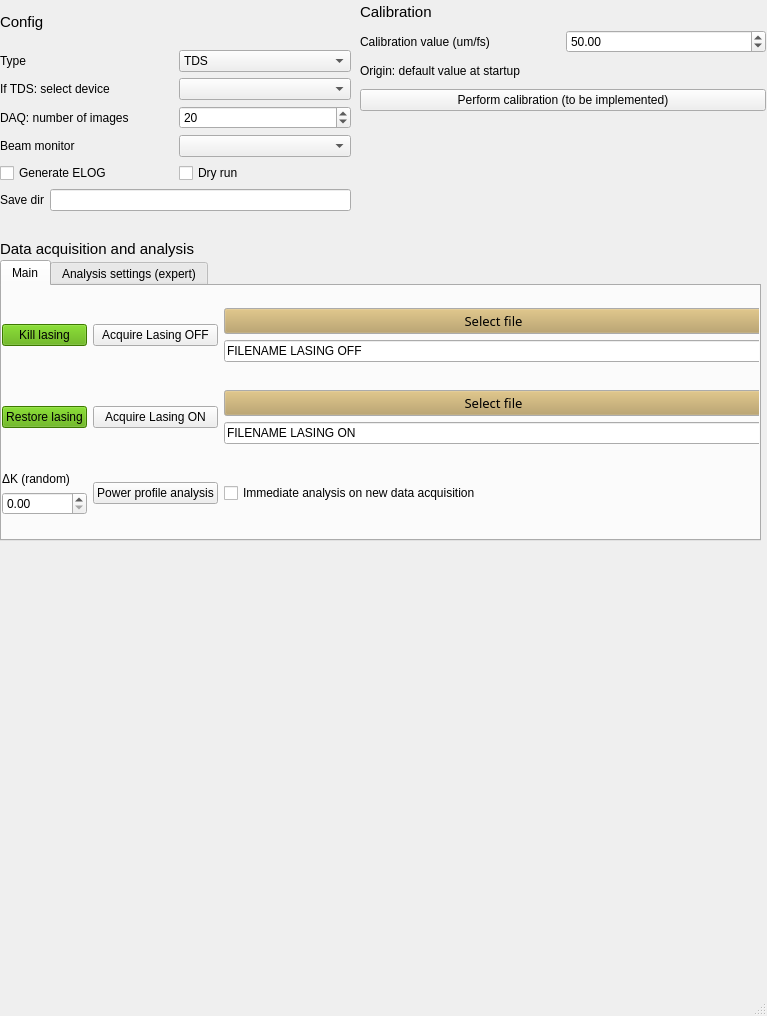
<?xml version="1.0" encoding="UTF-8"?>
<ui version="4.0">
 <class>MainWindow</class>
 <widget class="QMainWindow" name="MainWindow">
  <property name="geometry">
   <rect>
    <x>0</x>
    <y>0</y>
    <width>767</width>
    <height>1016</height>
   </rect>
  </property>
  <property name="windowTitle">
   <string>MainWindow</string>
  </property>
  <widget class="QWidget" name="centralwidget">
   <widget class="QWidget" name="verticalLayoutWidget">
    <property name="geometry">
     <rect>
      <x>0</x>
      <y>0</y>
      <width>351</width>
      <height>211</height>
     </rect>
    </property>
    <layout class="QVBoxLayout" name="verticalLayout">
     <property name="sizeConstraint">
      <enum>QLayout::SetDefaultConstraint</enum>
     </property>
     <item>
      <widget class="QLabel" name="label">
       <property name="font">
        <font>
         <pointsize>11</pointsize>
        </font>
       </property>
       <property name="text">
        <string>Config</string>
       </property>
      </widget>
     </item>
     <item>
      <layout class="QHBoxLayout" name="horizontalLayout">
       <item>
        <widget class="QLabel" name="label_2">
         <property name="text">
          <string>Type</string>
         </property>
        </widget>
       </item>
       <item>
        <widget class="QComboBox" name="config_type">
         <item>
          <property name="text">
           <string>TDS</string>
          </property>
         </item>
         <item>
          <property name="text">
           <string>Dispersion</string>
          </property>
         </item>
        </widget>
       </item>
      </layout>
     </item>
     <item>
      <layout class="QHBoxLayout" name="horizontalLayout_9">
       <item>
        <widget class="QLabel" name="label_9">
         <property name="text">
          <string>If TDS: select device</string>
         </property>
        </widget>
       </item>
       <item>
        <widget class="QComboBox" name="config_tds_device"/>
       </item>
      </layout>
     </item>
     <item>
      <layout class="QHBoxLayout" name="horizontalLayout_2">
       <item>
        <widget class="QLabel" name="label_3">
         <property name="text">
          <string>DAQ: number of images</string>
         </property>
        </widget>
       </item>
       <item>
        <widget class="QSpinBox" name="config_number_images">
         <property name="minimum">
          <number>1</number>
         </property>
         <property name="maximum">
          <number>100</number>
         </property>
         <property name="value">
          <number>20</number>
         </property>
        </widget>
       </item>
      </layout>
     </item>
     <item>
      <layout class="QHBoxLayout" name="horizontalLayout_3">
       <item>
        <widget class="QLabel" name="label_4">
         <property name="text">
          <string>Beam monitor</string>
         </property>
        </widget>
       </item>
       <item>
        <widget class="QComboBox" name="config_beam_monitor"/>
       </item>
      </layout>
     </item>
     <item>
      <layout class="QHBoxLayout" name="horizontalLayout_8">
       <item>
        <widget class="QCheckBox" name="config_elog">
         <property name="text">
          <string>Generate ELOG</string>
         </property>
        </widget>
       </item>
       <item>
        <widget class="QCheckBox" name="config_dry_run">
         <property name="text">
          <string>Dry run</string>
         </property>
        </widget>
       </item>
      </layout>
     </item>
     <item>
      <layout class="QHBoxLayout" name="horizontalLayout_7">
       <item>
        <widget class="QLabel" name="label_11">
         <property name="text">
          <string>Save dir</string>
         </property>
        </widget>
       </item>
       <item>
        <widget class="QLineEdit" name="config_savedir"/>
       </item>
      </layout>
     </item>
    </layout>
   </widget>
   <widget class="QWidget" name="verticalLayoutWidget_2">
    <property name="geometry">
     <rect>
      <x>360</x>
      <y>0</y>
      <width>406</width>
      <height>111</height>
     </rect>
    </property>
    <layout class="QVBoxLayout" name="verticalLayout_2">
     <item>
      <widget class="QLabel" name="label_5">
       <property name="font">
        <font>
         <pointsize>11</pointsize>
        </font>
       </property>
       <property name="text">
        <string>Calibration</string>
       </property>
      </widget>
     </item>
     <item>
      <layout class="QHBoxLayout" name="horizontalLayout_4">
       <item>
        <widget class="QLabel" name="label_6">
         <property name="text">
          <string>Calibration value (um/fs)</string>
         </property>
        </widget>
       </item>
       <item>
        <widget class="QDoubleSpinBox" name="calibration_value">
         <property name="minimum">
          <double>-1000.000000000000000</double>
         </property>
         <property name="maximum">
          <double>1000.000000000000000</double>
         </property>
         <property name="singleStep">
          <double>0.010000000000000</double>
         </property>
         <property name="value">
          <double>50.000000000000000</double>
         </property>
        </widget>
       </item>
      </layout>
     </item>
     <item>
      <widget class="QLabel" name="calibration_info">
       <property name="text">
        <string>Origin: default value at startup</string>
       </property>
      </widget>
     </item>
     <item>
      <widget class="QPushButton" name="perform_calibration">
       <property name="text">
        <string>Perform calibration (to be implemented)</string>
       </property>
      </widget>
     </item>
    </layout>
   </widget>
   <widget class="QTabWidget" name="tabWidget">
    <property name="geometry">
     <rect>
      <x>0</x>
      <y>260</y>
      <width>761</width>
      <height>281</height>
     </rect>
    </property>
    <property name="currentIndex">
     <number>0</number>
    </property>
    <widget class="QWidget" name="tab">
     <attribute name="title">
      <string>Main</string>
     </attribute>
     <widget class="QWidget" name="gridLayoutWidget_2">
      <property name="geometry">
       <rect>
        <x>0</x>
        <y>0</y>
        <width>761</width>
        <height>251</height>
       </rect>
      </property>
      <layout class="QGridLayout" name="gridLayout_2">
       <item row="1" column="0">
        <widget class="QPushButton" name="pushButton_8">
         <property name="styleSheet">
          <string notr="true">background-color: rgb(85, 170, 0);</string>
         </property>
         <property name="text">
          <string>Restore lasing</string>
         </property>
        </widget>
       </item>
       <item row="2" column="0">
        <layout class="QVBoxLayout" name="verticalLayout_3">
         <item>
          <widget class="QLabel" name="label_10">
           <property name="text">
            <string>ΔK (random)</string>
           </property>
          </widget>
         </item>
         <item>
          <widget class="QDoubleSpinBox" name="main_deltaK"/>
         </item>
        </layout>
       </item>
       <item row="2" column="2">
        <widget class="QPushButton" name="pushButton_4">
         <property name="styleSheet">
          <string notr="true"/>
         </property>
         <property name="text">
          <string>Power profile analysis</string>
         </property>
        </widget>
       </item>
       <item row="0" column="2">
        <widget class="QPushButton" name="ObtainLasingOffData">
         <property name="text">
          <string>Acquire Lasing OFF</string>
         </property>
        </widget>
       </item>
       <item row="2" column="4">
        <widget class="QCheckBox" name="main_immediate_analysis">
         <property name="text">
          <string>Immediate analysis on new data acquisition</string>
         </property>
        </widget>
       </item>
       <item row="1" column="2">
        <widget class="QPushButton" name="ObtainLasingOnData">
         <property name="text">
          <string>Acquire Lasing ON</string>
         </property>
        </widget>
       </item>
       <item row="0" column="0">
        <widget class="QPushButton" name="pushButton_7">
         <property name="styleSheet">
          <string notr="true">background-color: rgb(85, 170, 0);</string>
         </property>
         <property name="text">
          <string>Kill lasing</string>
         </property>
        </widget>
       </item>
       <item row="0" column="4">
        <layout class="QVBoxLayout" name="verticalLayout_6">
         <item>
          <widget class="QPushButton" name="SelectLasingOff">
           <property name="palette">
            <palette>
             <active>
              <colorrole role="Button">
               <brush brushstyle="SolidPattern">
                <color alpha="255">
                 <red>183</red>
                 <green>157</green>
                 <blue>92</blue>
                </color>
               </brush>
              </colorrole>
             </active>
             <inactive>
              <colorrole role="Button">
               <brush brushstyle="SolidPattern">
                <color alpha="255">
                 <red>183</red>
                 <green>157</green>
                 <blue>92</blue>
                </color>
               </brush>
              </colorrole>
             </inactive>
             <disabled>
              <colorrole role="Button">
               <brush brushstyle="SolidPattern">
                <color alpha="255">
                 <red>183</red>
                 <green>157</green>
                 <blue>92</blue>
                </color>
               </brush>
              </colorrole>
             </disabled>
            </palette>
           </property>
           <property name="font">
            <font>
             <family>Sans Serif</family>
             <pointsize>10</pointsize>
            </font>
           </property>
           <property name="text">
            <string>Select file</string>
           </property>
          </widget>
         </item>
         <item>
          <widget class="QLineEdit" name="main_filename_off">
           <property name="text">
            <string>FILENAME LASING OFF</string>
           </property>
          </widget>
         </item>
        </layout>
       </item>
       <item row="1" column="4">
        <layout class="QVBoxLayout" name="verticalLayout_7">
         <item>
          <widget class="QPushButton" name="SelectLasingOn">
           <property name="palette">
            <palette>
             <active>
              <colorrole role="Button">
               <brush brushstyle="SolidPattern">
                <color alpha="255">
                 <red>183</red>
                 <green>157</green>
                 <blue>92</blue>
                </color>
               </brush>
              </colorrole>
             </active>
             <inactive>
              <colorrole role="Button">
               <brush brushstyle="SolidPattern">
                <color alpha="255">
                 <red>183</red>
                 <green>157</green>
                 <blue>92</blue>
                </color>
               </brush>
              </colorrole>
             </inactive>
             <disabled>
              <colorrole role="Button">
               <brush brushstyle="SolidPattern">
                <color alpha="255">
                 <red>183</red>
                 <green>157</green>
                 <blue>92</blue>
                </color>
               </brush>
              </colorrole>
             </disabled>
            </palette>
           </property>
           <property name="font">
            <font>
             <family>Sans Serif</family>
             <pointsize>10</pointsize>
            </font>
           </property>
           <property name="text">
            <string>Select file</string>
           </property>
          </widget>
         </item>
         <item>
          <widget class="QLineEdit" name="main_filename_on">
           <property name="text">
            <string>FILENAME LASING ON</string>
           </property>
          </widget>
         </item>
        </layout>
       </item>
      </layout>
     </widget>
    </widget>
    <widget class="QWidget" name="tab_2">
     <attribute name="title">
      <string>Analysis settings (expert)</string>
     </attribute>
     <widget class="QWidget" name="gridLayoutWidget_3">
      <property name="geometry">
       <rect>
        <x>-1</x>
        <y>-1</y>
        <width>761</width>
        <height>251</height>
       </rect>
      </property>
      <layout class="QGridLayout" name="gridLayout_3">
       <item row="1" column="0">
        <widget class="QCheckBox" name="TimeLimitCheck">
         <property name="text">
          <string>Time limits (fs)</string>
         </property>
         <property name="checked">
          <bool>false</bool>
         </property>
        </widget>
       </item>
       <item row="2" column="0">
        <widget class="QCheckBox" name="EnergyLimitCheck">
         <property name="text">
          <string>Energy limits (MeV)</string>
         </property>
         <property name="checked">
          <bool>false</bool>
         </property>
        </widget>
       </item>
       <item row="2" column="2">
        <layout class="QHBoxLayout" name="horizontalLayout_6">
         <item>
          <widget class="QDoubleSpinBox" name="EnergyLimit1">
           <property name="minimum">
            <double>-200.000000000000000</double>
           </property>
           <property name="maximum">
            <double>200.000000000000000</double>
           </property>
          </widget>
         </item>
         <item>
          <widget class="QDoubleSpinBox" name="EnergyLimit2">
           <property name="minimum">
            <double>-200.000000000000000</double>
           </property>
           <property name="maximum">
            <double>200.000000000000000</double>
           </property>
          </widget>
         </item>
        </layout>
       </item>
       <item row="4" column="0">
        <widget class="QLabel" name="label_70">
         <property name="text">
          <string>Pixel per slice</string>
         </property>
         <property name="alignment">
          <set>Qt::AlignLeading|Qt::AlignLeft|Qt::AlignVCenter</set>
         </property>
        </widget>
       </item>
       <item row="1" column="2">
        <layout class="QHBoxLayout" name="horizontalLayout_5">
         <item>
          <widget class="QDoubleSpinBox" name="TimeLimit1">
           <property name="minimum">
            <double>-200.000000000000000</double>
           </property>
           <property name="maximum">
            <double>200.000000000000000</double>
           </property>
          </widget>
         </item>
         <item>
          <widget class="QDoubleSpinBox" name="TimeLimit2">
           <property name="minimum">
            <double>-200.000000000000000</double>
           </property>
           <property name="maximum">
            <double>200.000000000000000</double>
           </property>
           <property name="singleStep">
            <double>0.100000000000000</double>
           </property>
          </widget>
         </item>
        </layout>
       </item>
       <item row="0" column="2">
        <layout class="QVBoxLayout" name="verticalLayout_4">
         <item>
          <widget class="QComboBox" name="settings_pulse_energy_input">
           <item>
            <property name="text">
             <string>From Gas detector</string>
            </property>
           </item>
           <item>
            <property name="text">
             <string>Manual input</string>
            </property>
           </item>
          </widget>
         </item>
         <item>
          <widget class="QDoubleSpinBox" name="pulse_energy">
           <property name="maximum">
            <double>10000.000000000000000</double>
           </property>
           <property name="value">
            <double>100.000000000000000</double>
           </property>
          </widget>
         </item>
        </layout>
       </item>
       <item row="0" column="0">
        <widget class="QLabel" name="label_72">
         <property name="text">
          <string>Pulse energy (uJ)</string>
         </property>
        </widget>
       </item>
       <item row="3" column="0">
        <widget class="QLabel" name="label_87">
         <property name="text">
          <string>Current cutoff (kA)</string>
         </property>
         <property name="alignment">
          <set>Qt::AlignLeading|Qt::AlignLeft|Qt::AlignVCenter</set>
         </property>
        </widget>
       </item>
       <item row="3" column="2">
        <widget class="QDoubleSpinBox" name="CurrentCutoff">
         <property name="minimum">
          <double>0.000000000000000</double>
         </property>
         <property name="value">
          <double>1.000000000000000</double>
         </property>
        </widget>
       </item>
       <item row="4" column="2">
        <widget class="QSpinBox" name="pixel_per_slice">
         <property name="value">
          <number>2</number>
         </property>
        </widget>
       </item>
      </layout>
     </widget>
    </widget>
   </widget>
   <widget class="QLabel" name="label_8">
    <property name="geometry">
     <rect>
      <x>0</x>
      <y>240</y>
      <width>221</width>
      <height>18</height>
     </rect>
    </property>
    <property name="font">
     <font>
      <pointsize>11</pointsize>
     </font>
    </property>
    <property name="text">
     <string>Data acquisition and analysis</string>
    </property>
   </widget>
   <widget class="QWidget" name="gridLayoutWidget">
    <property name="geometry">
     <rect>
      <x>0</x>
      <y>540</y>
      <width>761</width>
      <height>431</height>
     </rect>
    </property>
    <layout class="QGridLayout" name="gridLayout"/>
   </widget>
  </widget>
  <widget class="QMenuBar" name="menubar">
   <property name="geometry">
    <rect>
     <x>0</x>
     <y>0</y>
     <width>767</width>
     <height>20</height>
    </rect>
   </property>
  </widget>
  <widget class="QStatusBar" name="statusbar"/>
 </widget>
 <resources/>
 <connections/>
</ui>
